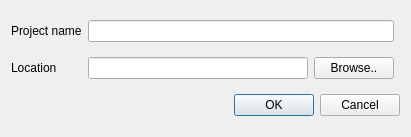
<?xml version="1.0" encoding="UTF-8"?>
<ui version="4.0">
 <class>NewProjectDialog</class>
 <widget class="QDialog" name="NewProjectDialog">
  <property name="geometry">
   <rect>
    <x>0</x>
    <y>0</y>
    <width>411</width>
    <height>137</height>
   </rect>
  </property>
  <property name="windowTitle">
   <string>New project</string>
  </property>
  <property name="sizeGripEnabled">
   <bool>false</bool>
  </property>
  <property name="modal">
   <bool>false</bool>
  </property>
  <layout class="QGridLayout" name="gridLayout">
   <item row="8" column="0" colspan="4">
    <widget class="QDialogButtonBox" name="buttonBox">
     <property name="orientation">
      <enum>Qt::Horizontal</enum>
     </property>
     <property name="standardButtons">
      <set>QDialogButtonBox::Cancel|QDialogButtonBox::Ok</set>
     </property>
    </widget>
   </item>
   <item row="0" column="0">
    <widget class="QLabel" name="labelProjectName">
     <property name="text">
      <string>Project name</string>
     </property>
    </widget>
   </item>
   <item row="4" column="1">
    <widget class="QLineEdit" name="location"/>
   </item>
   <item row="4" column="2">
    <widget class="QPushButton" name="browseLocation">
     <property name="text">
      <string>Browse..</string>
     </property>
    </widget>
   </item>
   <item row="4" column="0">
    <widget class="QLabel" name="labelLocation">
     <property name="text">
      <string>Location</string>
     </property>
    </widget>
   </item>
   <item row="0" column="1" colspan="2">
    <widget class="QLineEdit" name="projectName"/>
   </item>
  </layout>
 </widget>
 <resources/>
 <connections>
  <connection>
   <sender>buttonBox</sender>
   <signal>accepted()</signal>
   <receiver>NewProjectDialog</receiver>
   <slot>accept()</slot>
   <hints>
    <hint type="sourcelabel">
     <x>248</x>
     <y>254</y>
    </hint>
    <hint type="destinationlabel">
     <x>157</x>
     <y>274</y>
    </hint>
   </hints>
  </connection>
  <connection>
   <sender>buttonBox</sender>
   <signal>rejected()</signal>
   <receiver>NewProjectDialog</receiver>
   <slot>reject()</slot>
   <hints>
    <hint type="sourcelabel">
     <x>316</x>
     <y>260</y>
    </hint>
    <hint type="destinationlabel">
     <x>286</x>
     <y>274</y>
    </hint>
   </hints>
  </connection>
 </connections>
</ui>
